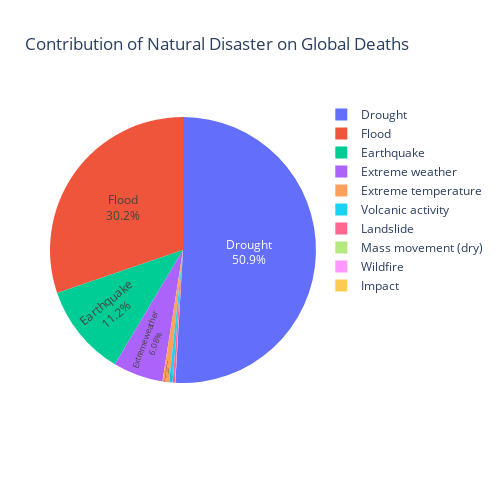

Notebook cell for this chart:
### Code cell
fig = px.pie(total_deaths_natural_disaster, values='Total Deaths', names='Entity',
             title='Contribution of Natural Disaster on Global Deaths',
             hover_data=['Total Deaths'], labels={'Entity':'Total Deaths'})
             

fig.update_layout(
    autosize=False,
    width=500,
    height=500,
    margin=dict(
        l=50,
        r=50,
        b=100,
        t=100,
        pad=4
    ),
    paper_bgcolor="White",
)

fig.update_traces(textposition='inside', textinfo='percent+label')
fig.show()

### Figure 1 — Plotly figure (JSON) as saved in the notebook; plotly's stock layout.template omitted (floating-point values rounded to 4 significant figures)
{"data": [{"customdata": [[11731371], [2582193], [186051], [1401406], [6965399], [0], [65737], [5047], [97265], [4380]], "domain": {"x": [0, 1], "y": [0, 1]}, "hovertemplate": "Total Deaths=%{customdata[0]}<extra></extra>", "labels": ["Drought", "Earthquake", "Extreme temperature", "Extreme weather", "Flood", "Impact", "Landslide", "Mass movement (dry)", "Volcanic activity", "Wildfire"], "legendgroup": "", "name": "", "showlegend": true, "textinfo": "percent+label", "textposition": "inside", "type": "pie", "values": [11731371, 2582193, 186051, 1401406, 6965399, 0, 65737, 5047, 97265, 4380]}], "layout": {"autosize": false, "height": 500, "legend": {"tracegroupgap": 0}, "margin": {"b": 100, "l": 50, "pad": 4, "r": 50, "t": 100}, "paper_bgcolor": "White", "title": {"text": "Contribution of Natural Disaster on Global Deaths"}, "width": 500}}
